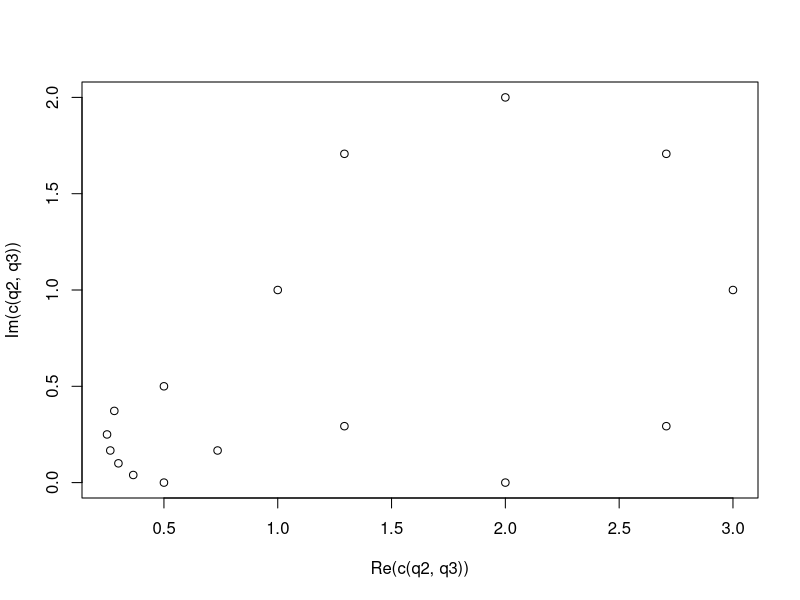

This chart was generated by the following R code:
q = (1:8)*pi/4
q2 = complex(argument=q, modulus=1) + complex(real=2, imaginary=1)
q3 = 1/Conj(q2)
plot(Re(c(q2,q3)),Im(c(q2,q3)))
